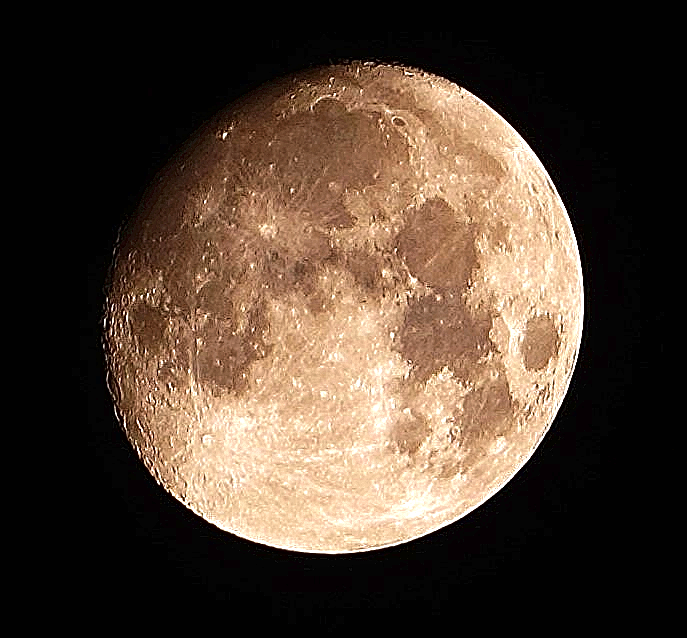
#> input picture colorImage/saturatedImage.png, 687 x 638 px, found by its file name
$ python filterColor.py
#> lines starting #> are read from the running program, lines starting #| are printed output that depends on the picture; after the words box and inside, x2 and y2 are one past the last pixel; in counts of white or black regions, pixels touching at a corner belong together
#> further down, moon_image is the input picture: shape (638, 687, 3); mean B, G, R 50.7, 64.2, 80.9

import cv2
import numpy as np

def apply_color_filter(image, lower_bound, upper_bound):
    # Convert the image to the HSV color space
    hsv_image = cv2.cvtColor(image, cv2.COLOR_BGR2HSV)
#> hsv_image: shape (638, 687, 3); mean H, S, V 11.3, 59.1, 80.9

    # Define a mask using the specified color range
    mask = cv2.inRange(hsv_image, lower_bound, upper_bound)
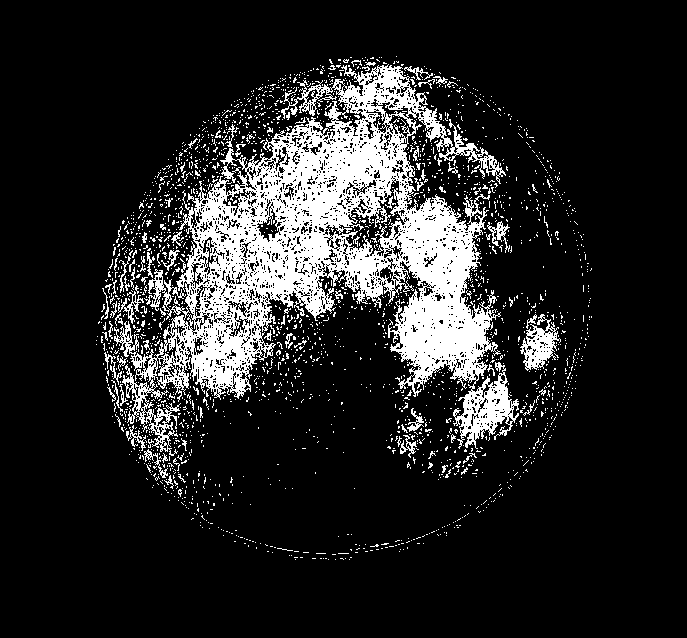
#> mask: shape (638, 687); 14.8% white; 2357 white regions (2272 under 20 px), largest, box (x1, y1, x2, y2) and area: (114, 64, 519, 456) 53188, (520, 314, 561, 371) 1041, (487, 221, 510, 253) 235

    # Apply the mask to the original image
    filtered_image = cv2.bitwise_and(image, image, mask=mask)
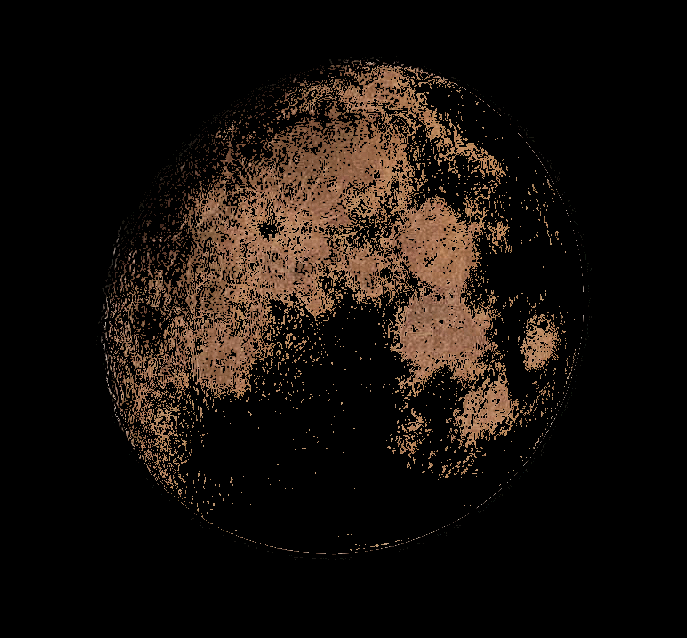
#> filtered_image: shape (638, 687, 3); mean B, G, R 12.1, 16.6, 23.3

    return filtered_image

# Load an image of the moon
image_path = "colorImage/saturatedImage.png"
moon_image = cv2.imread(image_path)

# Define color range for a specific wavelength or color on the moon's surface (e.g., blue tones)
lower_color_bound = np.array([5,17,23])  # Adjust these values based on the desired color range
upper_color_bound = np.array([105,147,200])

# Apply color filter to emphasize specific wavelengths or colors
filtered_moon_image = apply_color_filter(moon_image, lower_bound=lower_color_bound, upper_bound=upper_color_bound)

# Display the original and filtered images
cv2.imshow('Original Moon Image', moon_image)
cv2.imshow('Filtered Moon Image', filtered_moon_image)

cv2.imwrite("colorImage/filteredColor2.png", filtered_moon_image)

cv2.waitKey(0)
cv2.destroyAllWindows()

$ run again, with colorImage/superpixel.png copied over colorImage/saturatedImage.png
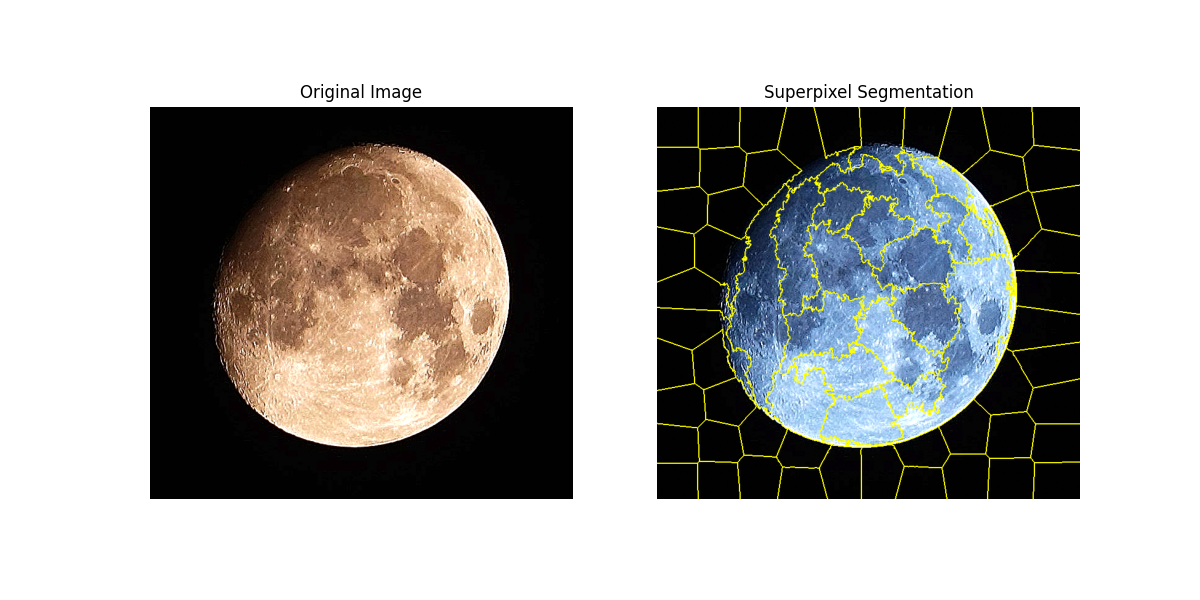
#> input picture colorImage/superpixel.png, 1200 x 600 px, found by its file name
#> moon_image is the input picture: shape (600, 1200, 3); mean B, G, R 165.7, 168.9, 169.9
#> hsv_image: shape (600, 1200, 3); mean H, S, V 14.5, 31.1, 176
#> in apply_color_filter, `mask = cv2.inRange(hsv_image, lower_bound, upper_bound)`:
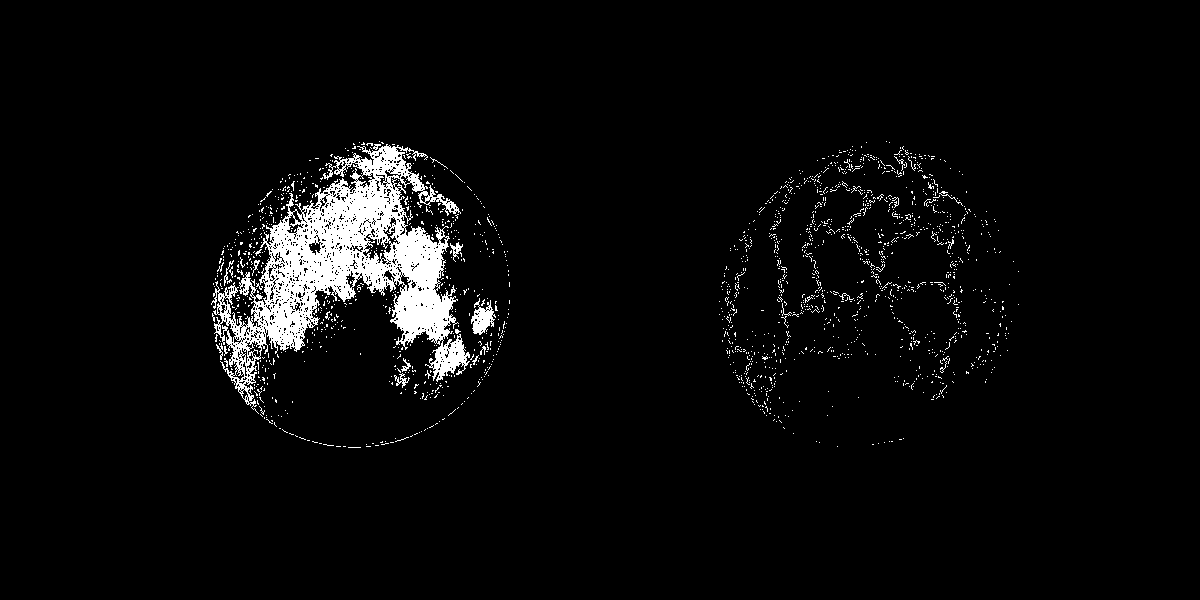
#> mask: shape (600, 1200); 4.1% white; 1818 white regions (1795 under 20 px), largest, box (x1, y1, x2, y2) and area: (211, 144, 470, 414) 23177, (471, 298, 496, 335) 477, (450, 242, 463, 262) 92
#> in apply_color_filter, `filtered_image = cv2.bitwise_and(image, image, mask=mask)`:
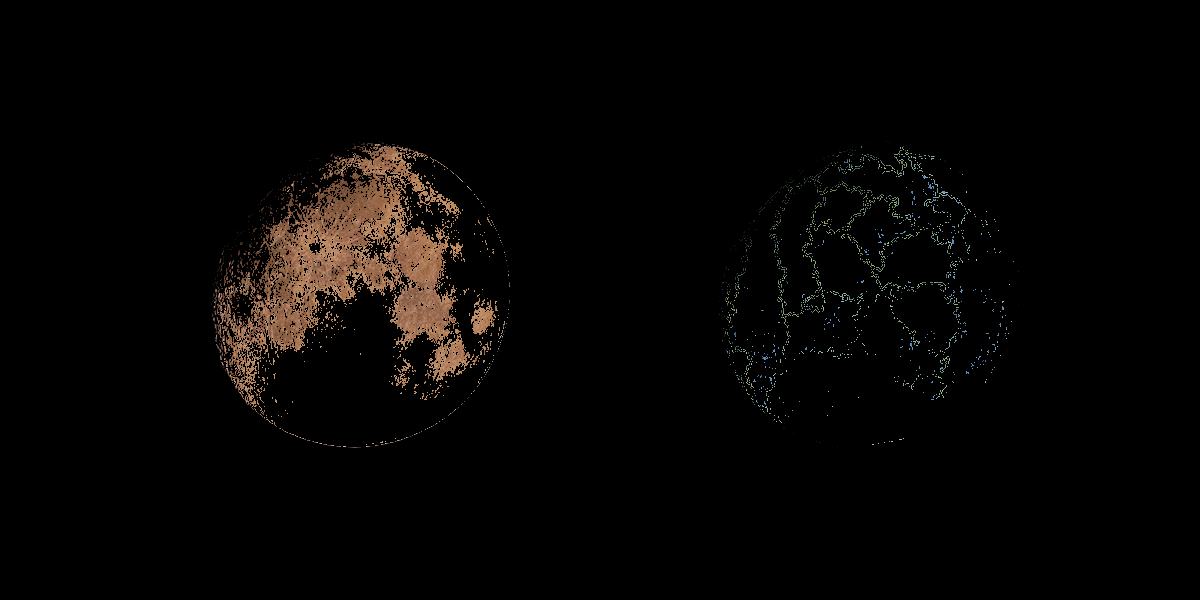
#> filtered_image: shape (600, 1200, 3); mean B, G, R 3.6, 4.7, 6.2
